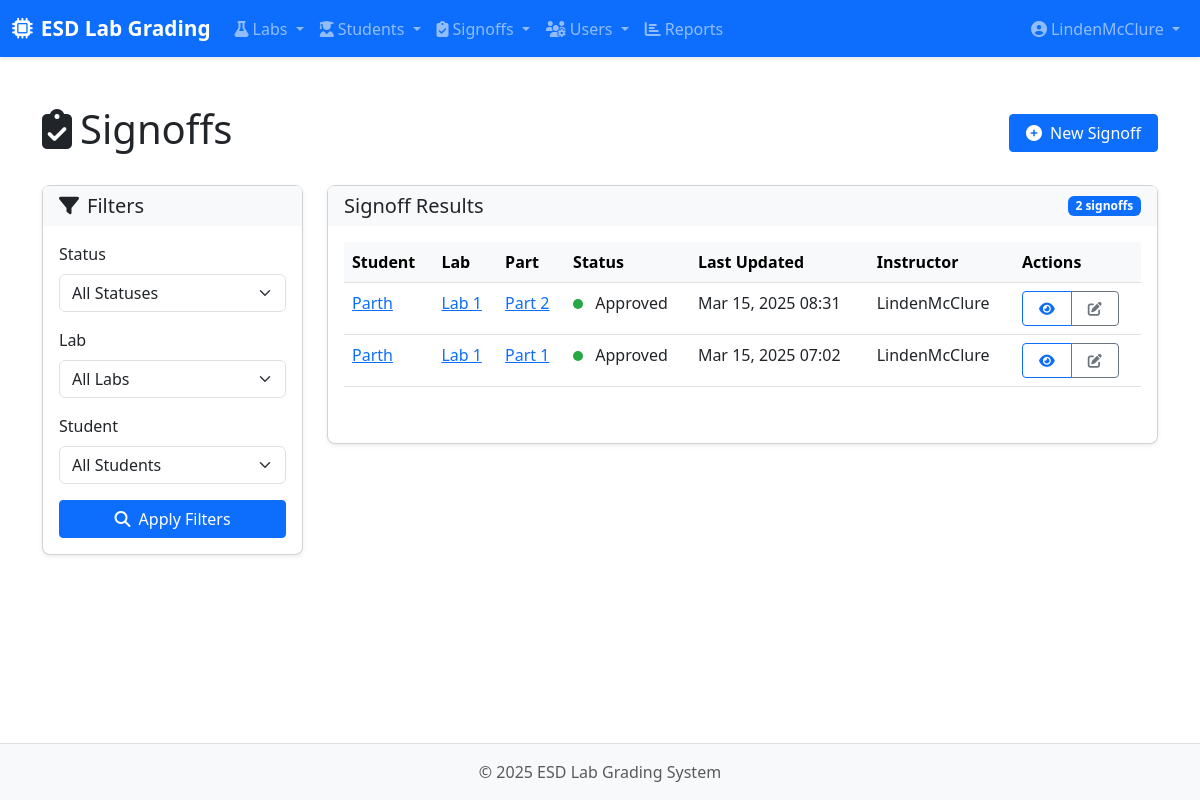
/signoffs/ (signed in), run on an earlier commit of the app's database.
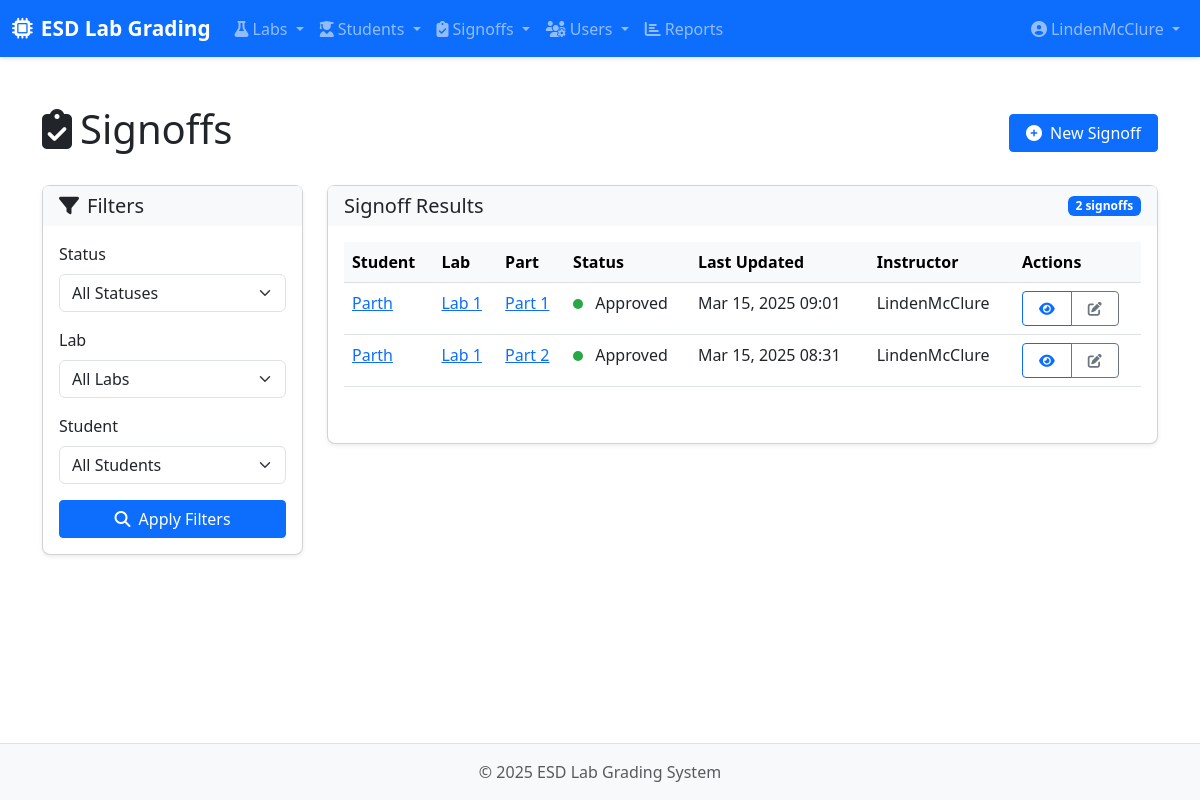
And on a later commit of the database.
### labs/models.py (models this page shows, shortened)
class Signoff(models.Model):
    STATUS_CHOICES = (
        ('pending', 'Pending'),
        ('approved', 'Approved'),
        ('rejected', 'Rejected'),
    )
    student = models.ForeignKey(Student, on_delete=models.CASCADE, related_name='signoffs')
    part = models.ForeignKey(Part, on_delete=models.CASCADE, related_name='signoffs')
    instructor = models.ForeignKey(User, on_delete=models.CASCADE, related_name='taken_signoffs')
    status = models.CharField(max_length=20, choices=STATUS_CHOICES, default='pending')
    comments = models.TextField(blank=True)
    date_submitted = models.DateTimeField(auto_now_add=True)
    date_updated = models.DateTimeField(auto_now=True)
    class Meta:
        unique_together = ('student', 'part')
        ordering = ['-date_updated']

class Student(models.Model):
    student_id = models.CharField(max_length=20, unique=True)
    name = models.CharField(max_length=100)
    email = models.EmailField(blank=True)
    batch = models.DateField(auto_now=False, auto_now_add=False)
    active = models.BooleanField(default=True)

class Part(models.Model):
    lab = models.ForeignKey(Lab, on_delete=models.CASCADE, related_name='parts')
    name = models.CharField(max_length=100)
    description = models.TextField(blank=True)
    order = models.PositiveIntegerField(default=0)
    is_required = models.BooleanField(default=True)
    has_challenges = models.BooleanField(default=False, help_text="Check if this part has challenge tasks")
    class Meta:
        ordering = ['lab', 'order']

class Lab(models.Model):
    name = models.CharField(max_length=200)
    description = models.TextField(blank=True)
    due_date = models.DateTimeField()
    total_points = models.DecimalField(max_digits=5, decimal_places=2)
    grade_scale = models.ForeignKey(GradeScale, on_delete=models.SET_NULL, null=True, blank=True,
                                    related_name='labs', help_text="Grade scale to use for this lab")

### labs/views.py (the view)
# urls.py: path('signoffs/', views.signoff_list, name='signoff_list'),
@login_required
def signoff_list(request):
    signoffs = Signoff.objects.all()
    return render(request, 'labs/signoff_list.html', {'signoffs': signoffs})

### labs/templatetags/role_tags.py (called while the page is built)
@register.filter
def has_role(user, role_name):
    if user.is_anonymous:
        return False
    if user.is_staff:
        return True
    try:
        return hasattr(user, 'role') and user.role.role == role_name
    except:
        return False

### labs/templates/labs/signoff_list.html (shortened to what the changed rows need)
{% extends 'base.html' %}
{% load static %}
{% block content %}
<div class="container py-4">
    <div class="row mb-4">
        <div class="col-12">
            <div class="d-flex justify-content-between align-items-center">
                <h1>
                    <i class="fas fa-clipboard-check me-2"></i>Signoffs
                </h1>
            </div>
        </div>
    </div>
    <div class="row">
        <div class="col-md-9">
            <div class="card">
                <div class="card-body">
                    {% if signoffs %}
                    <div class="table-responsive">
                        <table class="table table-hover">
                            <thead class="table-light">
                                <tr>
                                    <th>Student</th>
                                    <th>Lab</th>
                                    <th>Part</th>
                                    <th>Status</th>
                                    <th>Last Updated</th>
                                    <th>Instructor</th>
                                    <th>Actions</th>
                                </tr>
                            </thead>
                            <tbody>
                                {% for signoff in signoffs %}
                                <tr class="signoff-row">
                                    <td>
                                        <a href="{% url 'labs:student_detail' signoff.student.id %}">
                                            {{ signoff.student.name }}
                                        </a>
                                    </td>
                                    <td>
                                        <a href="{% url 'labs:lab_detail' signoff.part.lab.id %}">
                                            {{ signoff.part.lab.name }}
                                        </a>
                                    </td>
                                    <td>
                                        <a href="{% url 'labs:part_detail' signoff.part.id %}">
                                            {{ signoff.part.name }}
                                        </a>
                                    </td>
                                    <td>
                                        <span class="status-indicator status-{{ signoff.status }}"></span>
                                        {{ signoff.status|title }}
                                    </td>
                                    <td>{{ signoff.date_updated|date:"M d, Y H:i" }}</td>
                                    <td>{{ signoff.instructor.username }}</td>
                                    <td>
                                        <div class="btn-group">
                                            <a href="{% url 'labs:signoff_detail' signoff.id %}" class="btn btn-sm btn-outline-primary">
                                                <i class="fas fa-eye"></i>
                                            </a>
                                            <a href="{% url 'labs:signoff_edit' signoff.id %}" class="btn btn-sm btn-outline-secondary">
                                                <i class="fas fa-edit"></i>
                                            </a>
                                        </div>
                                    </td>
                                </tr>
                                {% endfor %}
                            </tbody>
                        </table>
                    </div>
                    {% else %}
                    <div class="alert alert-info">
                        <i class="fas fa-info-circle me-2"></i> No signoffs found matching your filters.
                    </div>
                    {% endif %}
                </div>
            </div>
        </div>
    </div>
</div>
{% endblock %}

What changed in the data, as far as the page shows it:
changed Signoff "Part 1": date_updated "Mar 15, 2025 07:02" → "Mar 15, 2025 09:01"; moves up the list
